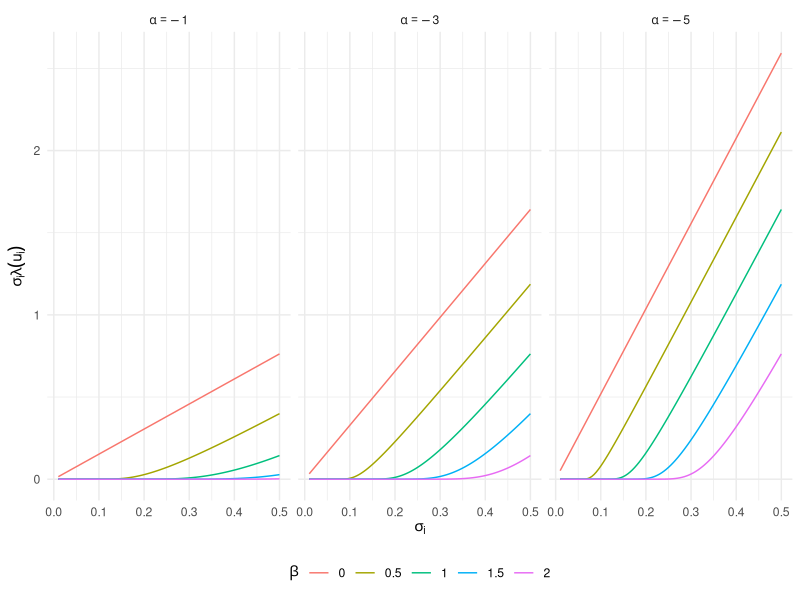

The R source for this figure:
## ---- chunk 1
#| fig-width: 8
#| fig-height: 4
#| out-width: 100%
#| fig-retina: 2

library(tidyverse)

df <- expand_grid(
  sigma = seq(0.01, 0.50, 0.005),
  alpha = c(-1, -3, -5),
  beta = seq(0, 2, 0.5)
) %>%
  mutate(
    u = alpha + beta / sigma,
    lambda = dnorm(u) / pnorm(u),
    bias = sigma * lambda,
    beta_f = factor(beta),
    alpha_f = paste0("alpha ==", alpha)
  )

ggplot(df, aes(sigma, bias, color = beta_f)) + 
  facet_wrap(~ alpha_f, labeller = label_parsed) + 
  geom_line() + 
  theme_minimal() +
  theme(legend.position = "bottom") + 
  labs(
    x = expression(sigma[i]),
    y = expression(sigma[i] * lambda(u[i])),
    color = expression(beta)
  )
